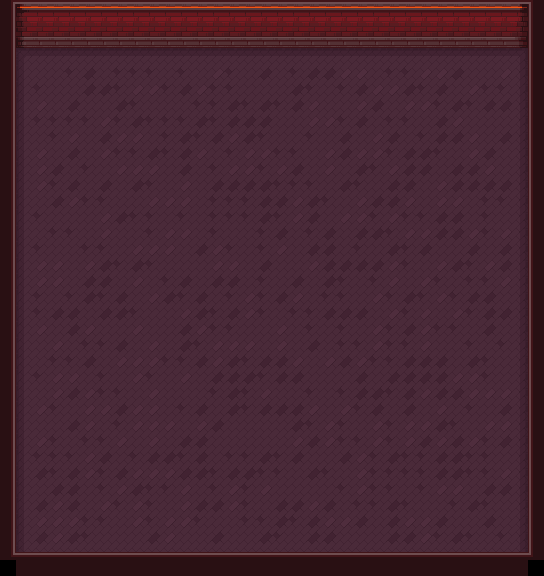

A 2D game scene composited from a Tiled map and its tileset images. What follows is a short description and the map's XML, with each tile layer's data collapsed to a summary:
An orthogonal 34x36 tile map with 16x16 px tiles, 4 tile layers (Prototype, Back, Walls, Front), 2 tilesets and 1 object (PlayerSpawnPoint).

<map version="1.10" tiledversion="1.10.2" orientation="orthogonal" renderorder="right-down" width="34" height="36" tilewidth="16" tileheight="16" infinite="0" nextlayerid="8" nextobjectid="2">
 <tileset firstgid="1" source="../../Tilesets/prototype_tileset.tsx" />
 <tileset firstgid="5" source="../../Tilesets/forge_tileset.tsx" />
 <layer id="1" name="Prototype" width="34" height="36">
  <data>[1224 cells, 1024 non-empty, 1 distinct tile ids]</data>
 </layer>
 <layer id="4" name="Back" width="34" height="36">
  <data>[1224 cells, 1024 non-empty, 12 distinct tile ids]</data>
 </layer>
 <layer id="6" name="Walls" width="34" height="36">
  <data>[1224 cells, 198 non-empty, 16 distinct tile ids]</data>
 </layer>
 <layer id="5" name="Front" width="34" height="36">
  <data>[1224 cells, 32 non-empty, 1 distinct tile ids]</data>
 </layer>
 <objectgroup id="7" name="Entities">
  <object id="1" type="PlayerSpawnPoint" x="272" y="288">
   <properties>
    <property name="Id" value="0" />
   </properties>
   <point />
  </object>
 </objectgroup>
</map>
